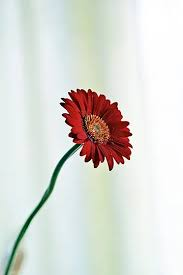
#> input picture images.jpg, 183 x 275 px
$ python 'Edge Detection Project.py'
#> lines starting #> are read from the running program, lines starting #| are printed output that depends on the picture; after the words box and inside, x2 and y2 are one past the last pixel; in counts of white or black regions, pixels touching at a corner belong together
import numpy as np
import cv2
import matplotlib.pyplot as plt


class EdgeDetectionProject:
    def __init__(self, image_path):
        self.image_path = "images.jpg"
        self.original_image = None
        self.gray_image = None
        self.float_image = None

    def load_image(self):
        self.original_image = cv2.imread(self.image_path)
        if self.original_image is None:
            raise ValueError(f"Image not found at path {self.image_path}")
        return self.original_image

    def convert_to_grayscale(self):
        if self.original_image is None:
            self.load_image()

        b, g, r = cv2.split(self.original_image)
        self.gray_image = 0.299 * r + 0.587 * g + 0.114 * b
        self.gray_image = self.gray_image.astype(np.uint8)
        return self.gray_image

    def convert_to_float(self):
        if self.gray_image is None:
            self.convert_to_grayscale()

        self.float_image = self.gray_image.astype(np.float32) / 255.0
        return self.float_image

    def manual_convolution2d(self, image, kernel):
        img_h, img_w = image.shape
        kernel_h, kernel_w = kernel.shape

        pad_h = kernel_h // 2
        pad_w = kernel_w // 2

        padded_image = np.zeros((img_h + 2 * pad_h, img_w + 2 * pad_w), dtype=np.float32)
        padded_image[pad_h:pad_h + img_h, pad_w:pad_w + img_w] = image

        output = np.zeros_like(image, dtype=np.float32)

        for i in range(img_h):
            for j in range(img_w):
                window = padded_image[i:i + kernel_h, j:j + kernel_w]
                output[i, j] = np.sum(window * kernel)

        return output

    def sobel_edge_detection(self, image=None):
        if image is None:
            if self.float_image is None:
                self.convert_to_float()
            image = self.float_image

        Gx_kernel = np.array([[-1, 0, 1],
                              [-2, 0, 2],
                              [-1, 0, 1]], dtype=np.float32)

        Gy_kernel = np.array([[-1, -2, -1],
                              [0, 0, 0],
                              [1, 2, 1]], dtype=np.float32)

        Gx = self.manual_convolution2d(image, Gx_kernel)
        Gy = self.manual_convolution2d(image, Gy_kernel)

        magnitude = np.sqrt(Gx ** 2 + Gy ** 2)
        direction = np.arctan2(Gy, Gx)

        return magnitude, direction, Gx, Gy

    def laplacian_edge_detection(self, image=None):
        if image is None:
            if self.float_image is None:
                self.convert_to_float()
            image = self.float_image

        laplacian_kernel = np.array([[0, 1, 0],
                                     [1, -4, 1],
                                     [0, 1, 0]], dtype=np.float32)

        laplacian = self.manual_convolution2d(image, laplacian_kernel)
        return laplacian

    def gaussian_filter(self, image, kernel_size=5, sigma=1.0):
        k = kernel_size // 2
        x, y = np.mgrid[-k:k + 1, -k:k + 1]

        gaussian_kernel = np.exp(-(x ** 2 + y ** 2) / (2 * sigma ** 2))
        gaussian_kernel = gaussian_kernel / (2 * np.pi * sigma ** 2)
        gaussian_kernel = gaussian_kernel / np.sum(gaussian_kernel)

        smoothed = self.manual_convolution2d(image, gaussian_kernel)
        return smoothed

    def non_maximum_suppression(self, magnitude, direction):
        M, N = magnitude.shape
        suppressed = np.zeros_like(magnitude, dtype=np.float32)

        angle = direction * 180.0 / np.pi
        angle[angle < 0] += 180

        for i in range(1, M - 1):
            for j in range(1, N - 1):
                q = 255
                r = 255

                if (0 <= angle[i, j] < 22.5) or (157.5 <= angle[i, j] <= 180):
                    q = magnitude[i, j + 1]
                    r = magnitude[i, j - 1]

                elif (22.5 <= angle[i, j] < 67.5):
                    q = magnitude[i + 1, j - 1]
                    r = magnitude[i - 1, j + 1]

                elif (67.5 <= angle[i, j] < 112.5):
                    q = magnitude[i + 1, j]
                    r = magnitude[i - 1, j]

                elif (112.5 <= angle[i, j] < 157.5):
                    q = magnitude[i - 1, j - 1]
                    r = magnitude[i + 1, j + 1]

                if (magnitude[i, j] >= q) and (magnitude[i, j] >= r):
                    suppressed[i, j] = magnitude[i, j]
                else:
                    suppressed[i, j] = 0

        return suppressed

    def double_threshold(self, image, low_ratio=0.05, high_ratio=0.15):
        high_threshold = image.max() * high_ratio
        low_threshold = high_threshold * low_ratio

        result = np.zeros_like(image, dtype=np.uint8)

        strong = 255
        weak = 50
        zero = 0

        strong_i, strong_j = np.where(image >= high_threshold)
        weak_i, weak_j = np.where((image <= high_threshold) & (image >= low_threshold))
        zero_i, zero_j = np.where(image < low_threshold)

        result[strong_i, strong_j] = strong
        result[weak_i, weak_j] = weak
        result[zero_i, zero_j] = zero

        return result, high_threshold, low_threshold

    def hysteresis_edge_tracking(self, image, weak=50, strong=255):
        M, N = image.shape
        result = np.copy(image)

        for i in range(1, M - 1):
            for j in range(1, N - 1):
                if result[i, j] == weak:
                    if ((result[i + 1, j - 1] == strong) or (result[i + 1, j] == strong) or
                            (result[i + 1, j + 1] == strong) or (result[i, j - 1] == strong) or
                            (result[i, j + 1] == strong) or (result[i - 1, j - 1] == strong) or
                            (result[i - 1, j] == strong) or (result[i - 1, j + 1] == strong)):
                        result[i, j] = strong
                    else:
                        result[i, j] = 0

        return result

    def manual_canny_edge_detection(self, image=None, sigma=1.0, low_ratio=0.05, high_ratio=0.15):
        if image is None:
            if self.float_image is None:
                self.convert_to_float()
            image = self.float_image

        print("Applying Gaussian filter...")
        smoothed = self.gaussian_filter(image, sigma=sigma)

        print("Step 2: Computing image gradient...")
        magnitude, direction, Gx, Gy = self.sobel_edge_detection(smoothed)

        print("Step 3: Non-maximum suppression...")
        suppressed = self.non_maximum_suppression(magnitude, direction)

        print("Step 4: Double thresholding...")
        thresholded, high_thresh, low_thresh = self.double_threshold(suppressed, low_ratio, high_ratio)

        print("Step 5: Hysteresis edge tracking...")
        final_edges = self.hysteresis_edge_tracking(thresholded)

        return {
            'smoothed': smoothed,
            'gradient_magnitude': magnitude,
            'gradient_direction': direction,
            'non_max_suppressed': suppressed,
            'double_thresholded': thresholded,
            'final_edges': final_edges,
            'Gx': Gx,
            'Gy': Gy,
            'high_threshold': high_thresh,
            'low_threshold': low_thresh
        }

    def visualize_results(self):
        self.load_image()
        self.convert_to_grayscale()
        self.convert_to_float()

        sobel_magnitude, _, _, _ = self.sobel_edge_detection()
        laplacian = self.laplacian_edge_detection()
        canny_results = self.manual_canny_edge_detection()
        canny_manual = canny_results['final_edges']
        canny_opencv = cv2.Canny(self.gray_image, 50, 150)

        sobel_normalized = cv2.normalize(sobel_magnitude, None, 0, 255, cv2.NORM_MINMAX)
        laplacian_normalized = cv2.normalize(np.abs(laplacian), None, 0, 255, cv2.NORM_MINMAX)

        plt.figure(figsize=(16, 10))

        plt.subplot(2, 3, 1)
        plt.imshow(self.gray_image, cmap='gray')
        plt.title('Input Image')
        plt.axis('off')

        plt.subplot(2, 3, 2)
        plt.imshow(sobel_normalized, cmap='gray')
        plt.title('Sobel')
        plt.axis('off')

        plt.subplot(2, 3, 3)
        plt.imshow(laplacian_normalized, cmap='gray')
        plt.title('Laplacian')
        plt.axis('off')

        plt.subplot(2, 3, 4)
        plt.imshow(canny_manual, cmap='gray')
        plt.title('Manual Canny')
        plt.axis('off')

        plt.subplot(2, 3, 5)
        plt.imshow(canny_opencv, cmap='gray')
        plt.title('Canny (OpenCV)')
        plt.axis('off')

        plt.subplot(2, 3, 6)
        plt.imshow(canny_results['gradient_magnitude'], cmap='gray')
        plt.title('Canny Gradient')
        plt.axis('off')

        plt.tight_layout()
        plt.show()

        self.visualize_canny_steps(canny_results)

    def visualize_canny_steps(self, canny_results):
        plt.figure(figsize=(16, 10))

        plt.subplot(2, 3, 1)
        plt.imshow(canny_results['smoothed'], cmap='gray')
        plt.title('1. Gaussian Filter')
        plt.axis('off')

        plt.subplot(2, 3, 2)
        plt.imshow(np.abs(canny_results['Gx']), cmap='gray')
        plt.title('2. Gradient X (Gx)')
        plt.axis('off')

        plt.subplot(2, 3, 3)
        plt.imshow(np.abs(canny_results['Gy']), cmap='gray')
        plt.title('3. Gradient Y (Gy)')
        plt.axis('off')

        plt.subplot(2, 3, 4)
        plt.imshow(canny_results['gradient_magnitude'], cmap='gray')
        plt.title('4. Gradient Magnitude')
        plt.axis('off')

        plt.subplot(2, 3, 5)
        plt.imshow(canny_results['non_max_suppressed'], cmap='gray')
        plt.title('5. Non-max Suppression')
        plt.axis('off')

        plt.subplot(2, 3, 6)
        plt.imshow(canny_results['double_thresholded'], cmap='gray')
        plt.title('6. Double Thresholded')
        plt.axis('off')

        plt.tight_layout()
        plt.show()

        plt.figure(figsize=(8, 6))
        plt.imshow(canny_results['final_edges'], cmap='gray')
        plt.title('7. Final Edges')
        plt.axis('off')
        plt.tight_layout()
        plt.show()

    def compare_edge_detectors(self):
        sobel_magnitude, _, _, _ = self.sobel_edge_detection()
        laplacian = self.laplacian_edge_detection()
        canny_results = self.manual_canny_edge_detection()

        sobel_edges = cv2.normalize(sobel_magnitude, None, 0, 255, cv2.NORM_MINMAX)
        laplacian_edges = cv2.normalize(np.abs(laplacian), None, 0, 255, cv2.NORM_MINMAX)
        canny_edges = canny_results['final_edges']

        sobel_binary = (sobel_edges > 50).astype(np.uint8) * 255
        laplacian_binary = (laplacian_edges > 30).astype(np.uint8) * 255

        sobel_edge_count = np.sum(sobel_binary > 0)
        laplacian_edge_count = np.sum(laplacian_binary > 0)
        canny_edge_count = np.sum(canny_edges > 0)

        total_pixels = self.gray_image.size
        sobel_edge_ratio = sobel_edge_count / total_pixels * 100
        laplacian_edge_ratio = laplacian_edge_count / total_pixels * 100
        canny_edge_ratio = canny_edge_count / total_pixels * 100

        print("=" * 60)
        print("ANALYSIS AND COMPARISON OF EDGE DETECTION METHODS")
        print("=" * 60)
        print(f"1. Sobel Filter:")
        print(f"   - Number of edge pixels: {sobel_edge_count:,}")
        print(f"   - Edge pixel ratio: {sobel_edge_ratio:.2f}%")
        print(f"   - Features: Simple, Fast, Noise-sensitive")
        print(f"   - Application: General edge detection")
        print()

        print(f"2. Laplacian Filter:")
        print(f"   - Number of edge pixels: {laplacian_edge_count:,}")
        print(f"   - Edge pixel ratio: {laplacian_edge_ratio:.2f}%")
        print(f"   - Features: Noise-sensitive, Thin edges")
        print(f"   - Application: Precise edge detection in low-noise images")
        print()

        print(f"3. Canny Algorithm:")
        print(f"   - Number of edge pixels: {canny_edge_count:,}")
        print(f"   - Edge pixel ratio: {canny_edge_ratio:.2f}%")
        print(f"   - High threshold: {canny_results['high_threshold']:.4f}")
        print(f"   - Low threshold: {canny_results['low_threshold']:.4f}")
        print(f"   - Features: Accurate, Noise-resistant, Continuous edges")
        print(f"   - Application: Precision applications like object detection")
        print("=" * 60)

        plt.figure(figsize=(15, 5))

        plt.subplot(1, 3, 1)
        plt.hist(sobel_magnitude.flatten(), bins=50, alpha=0.7, color='blue')
        plt.title('Sobel Gradient Distribution')
        plt.xlabel('Gradient Magnitude')
        plt.ylabel('Pixel Count')

        plt.subplot(1, 3, 2)
        plt.hist(np.abs(laplacian.flatten()), bins=50, alpha=0.7, color='green')
        plt.title('Laplacian Magnitude Distribution')
        plt.xlabel('Magnitude Value')
        plt.ylabel('Pixel Count')

        plt.subplot(1, 3, 3)
        plt.bar(['Sobel', 'Laplacian', 'Canny'],
                [sobel_edge_ratio, laplacian_edge_ratio, canny_edge_ratio],
                color=['blue', 'green', 'red'], alpha=0.7)
        plt.title('Edge Pixel Ratio Comparison')
        plt.ylabel('Edge Pixel Percentage (%)')

        plt.tight_layout()
        plt.show()


def main():
    print("EDGE DETECTION PROJECT - IMAGE PROCESSING")
    print("=" * 50)

    image_path = "input_image.jpg"

    try:
        edge_detector = EdgeDetectionProject(image_path)
        edge_detector.load_image()
#> in load_image, self.original_image is the input picture: shape (275, 183, 3); mean B, G, R 214.6, 220, 219.3
    except:
        print("Sample image not found. Creating synthetic image...")
        synthetic_image = np.zeros((400, 400), dtype=np.uint8)
        cv2.rectangle(synthetic_image, (50, 50), (200, 200), 255, -1)
        cv2.circle(synthetic_image, (300, 100), 50, 255, -1)
        cv2.line(synthetic_image, (100, 300), (300, 350), 255, 3)

        cv2.imwrite("synthetic_image.jpg", synthetic_image)
        image_path = "synthetic_image.jpg"
        edge_detector = EdgeDetectionProject(image_path)

    print("1. Loading and preprocessing image...")
    edge_detector.load_image()
    gray = edge_detector.convert_to_grayscale()
    float_img = edge_detector.convert_to_float()
    print(f"   - Image dimensions: {gray.shape}")
#|    - Image dimensions: (275, 183)
    print(f"   - Grayscale image data type: {gray.dtype}")
#|    - Grayscale image data type: uint8
    print(f"   - Float image data type: {float_img.dtype}")
#|    - Float image data type: float32
    print()

    print("2. Testing 2D convolution function...")
    test_kernel = np.ones((3, 3), dtype=np.float32) / 9.0
    test_result = edge_detector.manual_convolution2d(float_img, test_kernel)
    print(f"   - Convolution output dimensions: {test_result.shape}")
#|    - Convolution output dimensions: (275, 183)
    print(f"   - Output mean value: {np.mean(test_result):.4f}")
#|    - Output mean value: 0.8519
    print()

    print("3. Edge detection with different methods...")

    print("   - Applying Sobel filter...")
    sobel_mag, sobel_dir, Gx, Gy = edge_detector.sobel_edge_detection()
    print(f"     Gradient magnitude: min={sobel_mag.min():.4f}, max={sobel_mag.max():.4f}")
#|      Gradient magnitude: min=0.0000, max=4.2426

    print("   - Applying Laplacian filter...")
    laplacian = edge_detector.laplacian_edge_detection()
    print(f"     Laplacian output: min={laplacian.min():.4f}, max={laplacian.max():.4f}")
#|      Laplacian output: min=-2.7020, max=2.0431

    print("   - Applying Canny algorithm (manual implementation)...")
    canny_results = edge_detector.manual_canny_edge_detection()
#> after the loop in manual_convolution2d (call 6), `for i in range(img_h):`:
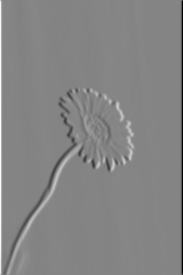
#> output: shape (275, 183) float32; min -3.78, max 3.5, mean 0.00142; drawn with min black and max white
#> in non_maximum_suppression, `angle[angle < 0] += 180`:
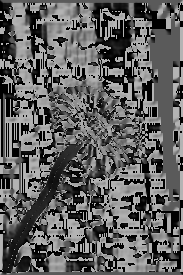
#> angle: shape (275, 183) float32; min 0, max 180, mean 95.5
#> after the loop in non_maximum_suppression, `for i in range(1, M - 1):`:
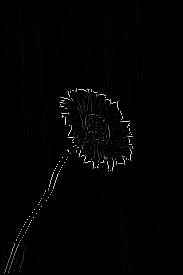
#> suppressed: shape (275, 183) float32; min 0, max 2.31, mean 0.0235; drawn with min black and max white
#> in double_threshold, `high_threshold = image.max() * high_ratio`: high_threshold = 0.346
#> in double_threshold, `low_threshold = high_threshold * low_ratio`: low_threshold = 0.0173
#> in double_threshold, `strong_i, strong_j = np.where(image >= high_threshold)`: strong_i = 769 values from 88 to 272; strong_j = 769 values, max 133 at index 350, min 4 at index 767, mean 80.55
#> in double_threshold, `weak_i, weak_j = np.where((image <= high_threshold) & (image >= low_th..`: weak_i = 5154 values from 3 to 272; weak_j = 5154 values, max 179 at index 316, min 2 at index 4927, mean 86.26
#> in manual_canny_edge_detection, `thresholded, high_thresh, low_thresh = self.double_threshold(suppresse..`:
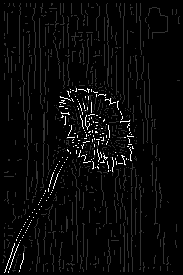
#> thresholded: shape (275, 183); min 0, max 255, mean 9
#> in manual_canny_edge_detection, `thresholded, high_thresh, low_thresh = self.double_threshold(suppresse..`: high_thresh = 0.346; low_thresh = 0.0173
#> after the loop in hysteresis_edge_tracking, `for i in range(1, M - 1):`:
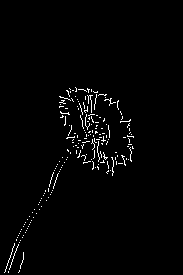
#> result: shape (275, 183); 1.8% white in thin lines or dots, all inside (x1, y1, x2, y2) = (4, 87, 134, 273)
#> canny_results = 10 items
    print(f"     Thresholds: high={canny_results['high_threshold']:.4f}, low={canny_results['low_threshold']:.4f}")
#|      Thresholds: high=0.3464, low=0.0173
    print()

    print("4. Displaying results...")
    edge_detector.visualize_results()
#> in visualize_results, `canny_opencv = cv2.Canny(self.gray_image, 50, 150)`: canny_opencv: shape (275, 183); 3.3% white in thin lines or dots, all inside (x1, y1, x2, y2) = (4, 89, 133, 275)
#> in visualize_canny_steps, `plt.show()`:
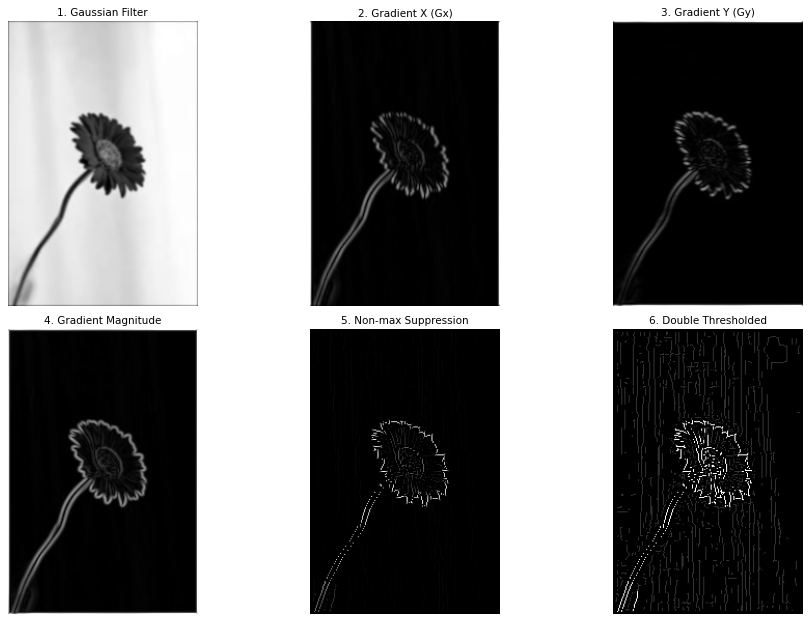
#> figure drawn by matplotlib, 6 panels

    print("5. Analysis and comparison of methods...")
    edge_detector.compare_edge_detectors()
#> in compare_edge_detectors, `sobel_binary = (sobel_edges > 50).astype(np.uint8) * 255`: sobel_binary: shape (275, 183); 5.8% white in thin lines or dots
#> in compare_edge_detectors, `laplacian_binary = (laplacian_edges > 30).astype(np.uint8) * 255`: laplacian_binary: shape (275, 183); 5.3% white in thin lines or dots
#> in compare_edge_detectors, `sobel_edge_count = np.sum(sobel_binary > 0)`: sobel_edge_count = 2923
#> in compare_edge_detectors, `laplacian_edge_count = np.sum(laplacian_binary > 0)`: laplacian_edge_count = 2665
#> in compare_edge_detectors, `canny_edge_count = np.sum(canny_edges > 0)`: canny_edge_count = 894
#> in compare_edge_detectors, `sobel_edge_ratio = sobel_edge_count / total_pixels * 100`: sobel_edge_ratio = 5.81
#> in compare_edge_detectors, `laplacian_edge_ratio = laplacian_edge_count / total_pixels * 100`: laplacian_edge_ratio = 5.3
#> in compare_edge_detectors, `canny_edge_ratio = canny_edge_count / total_pixels * 100`: canny_edge_ratio = 1.78
#|    - Number of edge pixels: 2,923
#|    - Edge pixel ratio: 5.81%
#|    - Number of edge pixels: 2,665
#|    - Edge pixel ratio: 5.30%
#|    - Number of edge pixels: 894
#|    - Edge pixel ratio: 1.78%
#|    - High threshold: 0.3464
#|    - Low threshold: 0.0173
#> in compare_edge_detectors, `plt.show()`:
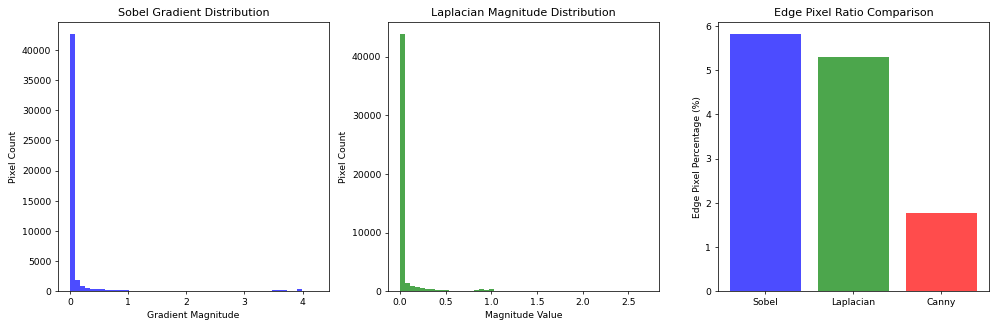
#> figure drawn by matplotlib, 3 panels; panel 1: tallest bar 42588 high, from x = 0 to 0.0849; panel 2: tallest bar 43788 high, from x = 0 to 0.054; panel 3: tallest bar 5.81 high, from x = -0.4 to 0.4

    print("\nProject completed successfully!")
    print("Results displayed in separate windows.")


if __name__ == "__main__":
    main()
